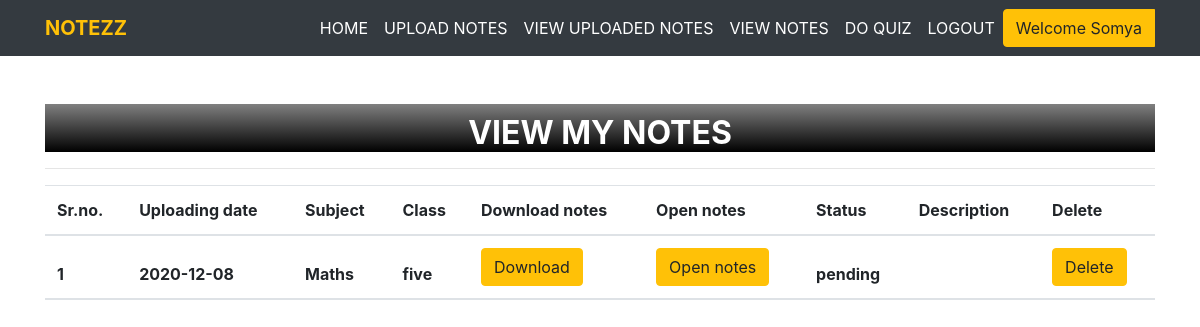
The app's page /view_mynotes/ (signed in), older data.
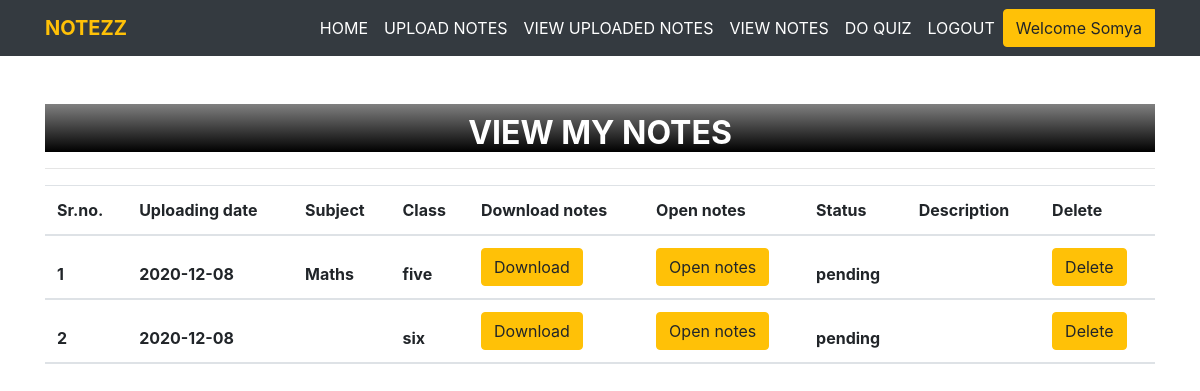
The same page, newer data.
### notes/models.py (models this page shows, shortened)
class Notes(models.Model):
    user = models.ForeignKey(User,on_delete=models.CASCADE,null=True)
    uploadingdate = models.CharField(max_length=10,null=True)
    branch = models.CharField(max_length=30,null=True)
    subject = models.CharField(max_length=30,null=True)
    notesfile = models.FileField(null=True)
    filetype = models.CharField(max_length=30,null=True)
    description = models.CharField(max_length=300,null=True)
    status = models.CharField(max_length=30,null=True)

### notes/views.py (the view)
# urls.py: path('view_mynotes/', view_mynotes, name='view_mynotes'),
def view_mynotes(request):
    if not request.user.is_authenticated:
        return redirect('login')
    user = User.objects.get(id=request.user.id)
    notes = Notes.objects.filter(user = user)
    d = {'notes':notes}
    return render(request, 'view_mynotes.html',d)

### notes/templates/view_mynotes.html (shortened to what this page needs)
{% extends 'user_nav.html' %}
{% load static %}
{% block body %}
<div class="container mt-5">
    <h2 class="doabout text-center"></i><b>VIEW MY NOTES</b></h2>
    <hr>
    <table class="table table=bordered" id="myTable">
        <thead>
            <tr>
                <th>Sr.no.</th>
                <th>Uploading date</th>
                <th>Subject</th>
                <th>Class</th>
                <th>Download notes</th>
                <th>Open notes</th>
                <th>Status</th>
                <th>Description</th>
                <th>Delete</th>
            </tr>
            {% for i in notes %}
            <tr>
                <th>{{ forloop.counter }}</th>
                <th>{{ i.uploadingdate }}</th>
                <th>{{ i.subject }}</th>
                <th>{{ i.branch }}</th>
                <th><a href="{{ i.notesfile.url }}" class="btn btn-warning" download>Download</a></th>
                <th><a href="{{ i.notesfile.url }}" class="btn btn-warning">Open notes</a></th>
                <th>{{ i.status }}</th>
                <th>{{ i.description }}</th>
                <th><a href="{% url 'delete_mynotes' i.id %}" class="btn btn-warning" onclick="return confirm('Do you really want to delete notes?')">Delete</a></th>
            </tr>
            {% endfor %}
        </thead>
    </table>
</div>
{% endblock %}

### notes/templates/user_nav.html (shortened to what this page needs)
<!DOCTYPE html>
<html lang="en">
<head>
    {% load static %}
    <link rel="stylesheet" href="node_modules/bootstrap/dist/css/bootstrap.min.css">
    <link rel="stylesheet" href="https://stackpath.bootstrapcdn.com/bootstrap/4.3.1/css/bootstrap.min.css">
    <link rel="stylesheet" href="https://stackpath.bootstrapcdn.com/font-awesome/4.7.0/css/font-awesome.min.css">
    <link rel="stylesheet" href="{% static 'style.css' %}">
</head>
<body>
    <nav class="navbar navbar-expand-md bg-dark navbar-dark">
        <div class="container">
            <a href="#" class="navbar-brand text-warning font-weight-bold">NOTEZZ</a>
            <div class="collapse navbar-collapse text-center" id="collapsenavbar">
                <ul class="navbar-nav ml-auto">
                    <li class="nav-item">
                        <a href="{% url 'profile' %}" class="nav-link text-white">HOME</a>
                    </li>
                    <li class="nav-item">
                        <a href="{% url 'upload_notes' %}" class="nav-link text-white">UPLOAD NOTES</a>
                    </li>
                    <li class="nav-item">
                        <a href="{% url 'view_mynotes' %}" class="nav-link text-white">VIEW UPLOADED NOTES</a>
                    </li>
                    <li class="nav-item">
                        <a href="{% url 'Book:chapters' %}" class="nav-link text-white">VIEW NOTES</a>
                    </li>
                    <li class="nav-item">
                        <a href="{% url 'quiz:home' %}" class="nav-link text-white">DO QUIZ</a>
                    </li>
                    <li class="nav-item">
                        <a href="{% url 'logout' %}" class="nav-link text-white">LOGOUT</a>
                    </li>
                </ul>
                <div class="btn-group">
                    <button type="button" class="btn btn-warning dropdown toggle" data-toggle="dropdown">Welcome {{request.user.first_name}}</button>
                </div>
            </div>
        </div>
    </nav>
    {% block body %}
    {% endblock %}
</body>
</html>

### notes/static/style.css (style rules this page uses)
.doabout { color:white; background: linear-gradient(grey,black); margin-top:30px; padding-top: 10px; }

### notes/templates/view_mynotes.html (style rules this page uses)
.doabout { color:white; background: linear-gradient(grey,black); margin-top:30px; padding-top: 10px; }

Row changes from the older to the newer data that the page shows:
added Notes: uploadingdate "2020-12-08", branch "six", status "pending"
